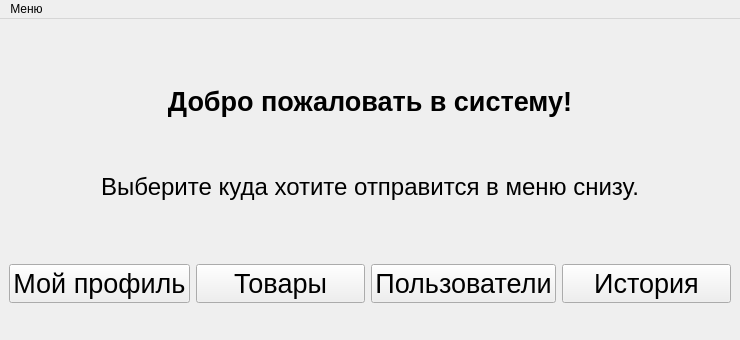
<?xml version="1.0" encoding="UTF-8"?>
<ui version="4.0">
 <class>MainWindow</class>
 <widget class="QMainWindow" name="MainWindow">
  <property name="geometry">
   <rect>
    <x>0</x>
    <y>0</y>
    <width>740</width>
    <height>340</height>
   </rect>
  </property>
  <property name="sizePolicy">
   <sizepolicy hsizetype="Preferred" vsizetype="Preferred">
    <horstretch>0</horstretch>
    <verstretch>0</verstretch>
   </sizepolicy>
  </property>
  <property name="contextMenuPolicy">
   <enum>Qt::NoContextMenu</enum>
  </property>
  <property name="windowTitle">
   <string>Главное меню</string>
  </property>
  <property name="layoutDirection">
   <enum>Qt::LeftToRight</enum>
  </property>
  <widget class="QWidget" name="centralwidget">
   <layout class="QVBoxLayout" name="verticalLayout">
    <item>
     <layout class="QVBoxLayout" name="hello_layout">
      <item>
       <spacer name="verticalSpacer_2">
        <property name="orientation">
         <enum>Qt::Vertical</enum>
        </property>
        <property name="sizeType">
         <enum>QSizePolicy::MinimumExpanding</enum>
        </property>
        <property name="sizeHint" stdset="0">
         <size>
          <width>20</width>
          <height>5</height>
         </size>
        </property>
       </spacer>
      </item>
      <item>
       <widget class="QLabel" name="hello_label">
        <property name="font">
         <font>
          <pointsize>20</pointsize>
          <weight>75</weight>
          <bold>true</bold>
         </font>
        </property>
        <property name="text">
         <string>Добро пожаловать в систему!</string>
        </property>
        <property name="alignment">
         <set>Qt::AlignCenter</set>
        </property>
       </widget>
      </item>
      <item>
       <spacer name="horizontalSpacer">
        <property name="orientation">
         <enum>Qt::Horizontal</enum>
        </property>
        <property name="sizeHint" stdset="0">
         <size>
          <width>40</width>
          <height>50</height>
         </size>
        </property>
       </spacer>
      </item>
      <item>
       <widget class="QLabel" name="label">
        <property name="font">
         <font>
          <pointsize>18</pointsize>
         </font>
        </property>
        <property name="text">
         <string>Выберите куда хотите отправится в меню снизу.</string>
        </property>
        <property name="alignment">
         <set>Qt::AlignCenter</set>
        </property>
       </widget>
      </item>
      <item>
       <spacer name="horizontalSpacer_2">
        <property name="orientation">
         <enum>Qt::Horizontal</enum>
        </property>
        <property name="sizeType">
         <enum>QSizePolicy::MinimumExpanding</enum>
        </property>
        <property name="sizeHint" stdset="0">
         <size>
          <width>580</width>
          <height>0</height>
         </size>
        </property>
       </spacer>
      </item>
      <item>
       <spacer name="verticalSpacer">
        <property name="orientation">
         <enum>Qt::Vertical</enum>
        </property>
        <property name="sizeType">
         <enum>QSizePolicy::MinimumExpanding</enum>
        </property>
        <property name="sizeHint" stdset="0">
         <size>
          <width>20</width>
          <height>5</height>
         </size>
        </property>
       </spacer>
      </item>
      <item>
       <layout class="QHBoxLayout" name="horizontalLayout">
        <item>
         <widget class="QPushButton" name="profile_button">
          <property name="font">
           <font>
            <pointsize>20</pointsize>
           </font>
          </property>
          <property name="text">
           <string>Мой профиль</string>
          </property>
         </widget>
        </item>
        <item>
         <widget class="QPushButton" name="products_button">
          <property name="font">
           <font>
            <pointsize>20</pointsize>
           </font>
          </property>
          <property name="text">
           <string>Товары</string>
          </property>
         </widget>
        </item>
        <item>
         <widget class="QPushButton" name="users_button">
          <property name="font">
           <font>
            <pointsize>20</pointsize>
           </font>
          </property>
          <property name="text">
           <string>Пользователи</string>
          </property>
         </widget>
        </item>
        <item>
         <widget class="QPushButton" name="history_button">
          <property name="font">
           <font>
            <pointsize>20</pointsize>
           </font>
          </property>
          <property name="text">
           <string>История</string>
          </property>
         </widget>
        </item>
       </layout>
      </item>
     </layout>
    </item>
    <item>
     <widget class="QLabel" name="error_label">
      <property name="enabled">
       <bool>true</bool>
      </property>
      <property name="font">
       <font>
        <pointsize>14</pointsize>
       </font>
      </property>
      <property name="text">
       <string/>
      </property>
      <property name="textFormat">
       <enum>Qt::AutoText</enum>
      </property>
      <property name="scaledContents">
       <bool>false</bool>
      </property>
      <property name="alignment">
       <set>Qt::AlignCenter</set>
      </property>
      <property name="textInteractionFlags">
       <set>Qt::NoTextInteraction</set>
      </property>
     </widget>
    </item>
    <item>
     <layout class="QVBoxLayout" name="verticalLayout_3">
      <property name="spacing">
       <number>100</number>
      </property>
     </layout>
    </item>
   </layout>
  </widget>
  <widget class="QMenuBar" name="menuBar">
   <property name="geometry">
    <rect>
     <x>0</x>
     <y>0</y>
     <width>740</width>
     <height>21</height>
    </rect>
   </property>
   <widget class="QMenu" name="menu">
    <property name="title">
     <string>Меню</string>
    </property>
    <addaction name="change_profile_trigger"/>
    <addaction name="exit_trigger"/>
   </widget>
   <addaction name="menu"/>
  </widget>
  <action name="change_profile_trigger">
   <property name="text">
    <string>Сменить пользователя</string>
   </property>
  </action>
  <action name="exit_trigger">
   <property name="text">
    <string>Выйти из системы</string>
   </property>
  </action>
 </widget>
 <resources/>
 <connections/>
</ui>
